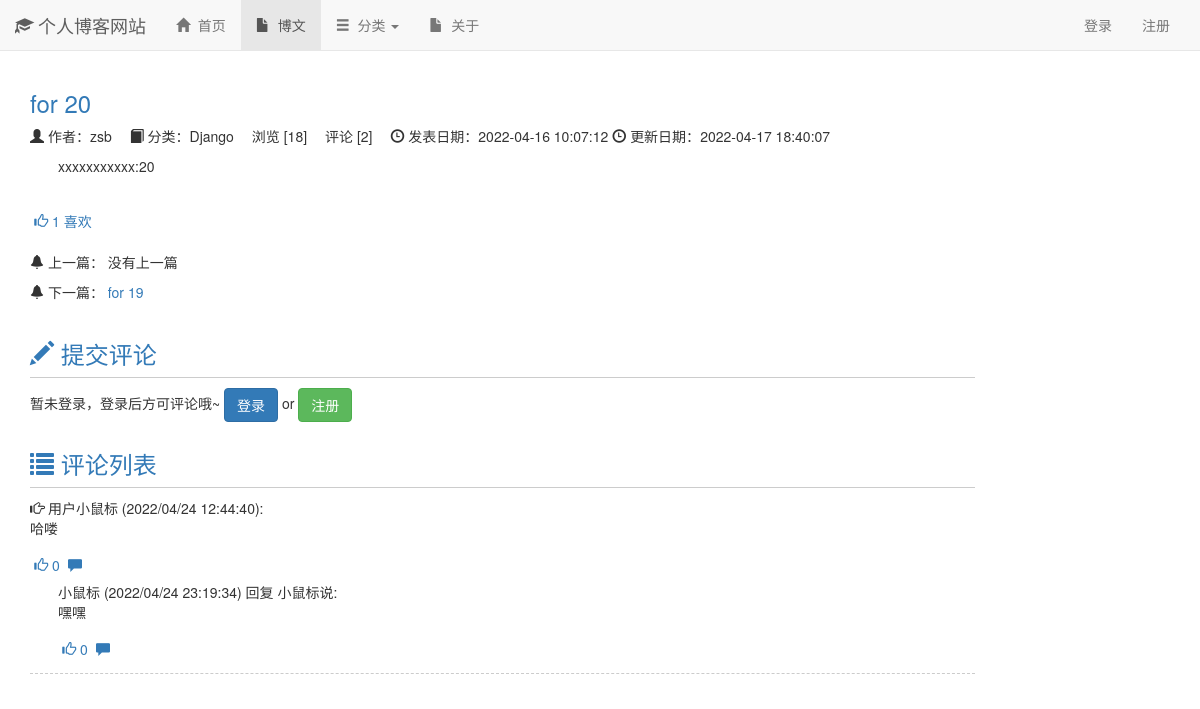
Screenshot of /blog/34 with the database file from the repository.
### blog/models.py (models this page shows, shortened)
class Blog(models.Model, ReadNumExpandMethod):	# 创建博文模型，添加博文字段
	title = models.CharField(max_length = 50)  # 文章标题字段
	blog_type = models.ForeignKey(BlogType, on_delete=models.CASCADE)
	summary = models.TextField()  # 文章摘要字段
	content = RichTextField()				# 文章内容字段
	author = models.ForeignKey(User, on_delete=models.CASCADE) # 文章作者字段
	read_details= GenericRelation(ReadDetail)
	created_time = models.DateTimeField(auto_now_add = True)	# 创建时间字段
	last_updated_time = models.DateTimeField(auto_now = True)	# 最新更新时间字段
	class Meta:
		ordering = ['-created_time']

class BlogType(models.Model): # 博文类型的模型，对博文分类
	type_name = models.CharField(max_length = 15)	# 分类名字段
	def __str__(self):  # 显示类型的名称
		return self.type_name

### read_statistics/models.py (models this page shows)
class ReadNum(models.Model):
    read_num = models.IntegerField(default=0)
    content_type = models.ForeignKey(ContentType, on_delete=models.CASCADE)
    object_id = models.PositiveIntegerField()
    content_object = GenericForeignKey('content_type', 'object_id')

### likes/models.py (models this page shows)
class LikeCount(models.Model):
    content_type = models.ForeignKey(ContentType, on_delete=models.CASCADE)
    object_id = models.PositiveIntegerField()
    content_object = GenericForeignKey('content_type', 'object_id')
    liked_num = models.IntegerField(default=0)

### comment/models.py (models this page shows, shortened)
class Comment(models.Model):
    content_type = models.ForeignKey(ContentType, on_delete=models.CASCADE)
    object_id = models.PositiveIntegerField()
    content_object = GenericForeignKey('content_type', 'object_id')
    text = models.TextField()
    comment_time = models.DateTimeField(auto_now_add=True)
    user = models.ForeignKey(User,  related_name="comments",on_delete=models.CASCADE)
    root = models.ForeignKey('self',related_name='root_comment', null= True, on_delete=models.CASCADE)
    parent = models.ForeignKey('self',related_name='parent_comment', null = True, on_delete=models.CASCADE)
    reply_to = models.ForeignKey(User, related_name="replies",null= True ,on_delete=models.CASCADE)
    class Meta:
        ordering = ['comment_time']

### user/models.py (models this page shows, shortened)
class Profile(models.Model):
    user = models.OneToOneField(User, on_delete=models.CASCADE, verbose_name='昵称')
    nickname = models.CharField(max_length=20)

### blog/views.py (the view)
# urls.py: path('<int:blog_pk>', views.blog_detail, name = "blog_detail"),
def blog_detail(request, blog_pk):  # 该方法显示博文细节内容
    blog = get_object_or_404(Blog, id=blog_pk)  # 根据传递进来的id，获取对应的博文对象，
    read_cookie_key  = read_statistics_one_read(request, blog)
    context = {}
    context['blog'] = blog
    context['blog_types'] = BlogType.objects.all()
    context['previous_blog'] = Blog.objects.filter(created_time__gt=blog.created_time).last()
    context['next_blog'] = Blog.objects.filter(created_time__lt=blog.created_time).first()
    response = render(request,'blog/blog_detail.html', context) # 将对应的博文对象返回到前端页面中
    response.set_cookie(read_cookie_key, 'true') # 已阅读cookie标记
    return response

### comment/templatetags/comment_tags.py (called while the page is built)
@register.simple_tag
def get_comment_count(obj):
    content_type = ContentType.objects.get_for_model(obj)
    return Comment.objects.filter(content_type=content_type, object_id=obj.pk).count()

@register.simple_tag
def get_comment_list(obj):
    content_type = ContentType.objects.get_for_model(obj)
    comments = Comment.objects.filter(content_type=content_type, object_id=obj.pk, parent=None)
    return comments.order_by('-comment_time')

### likes/templatetags/likes_tags.py (called while the page is built)
@register.simple_tag
def get_like_count(obj):
    content_type = ContentType.objects.get_for_model(obj)
    like_count, created = LikeCount.objects.get_or_create(content_type=content_type, object_id=obj.pk)
    return like_count.liked_num

@register.simple_tag(takes_context=True)
def get_like_status(context, obj):
    content_type = ContentType.objects.get_for_model(obj)
    user = context['user']
    if not user.is_authenticated:
        return ''
    if LikeRecord.objects.filter(content_type=content_type, object_id=obj.pk, user=user).exists():
        return 'active'
    else:
        return ''

@register.simple_tag
def get_content_type(obj):
    content_type = ContentType.objects.get_for_model(obj)
    return content_type.model

### read_statistics/models.py (called while the page is built)
	def get_read_num(self):
		try:
			ct = ContentType.objects.get_for_model(self)
			readnum = ReadNum.objects.get(content_type=ct, object_id=self.pk)
			return readnum.read_num
		except exceptions.ObjectDoesNotExist:
			return 0

### read_statistics/utils.py (called while the page is built)
def read_statistics_one_read(request, obj):
    ct = ContentType.objects.get_for_model(obj)
    key = "%s_%s_read" %(ct.model, obj.pk)
    if not request.COOKIES.get(key):
        readnum, created = ReadNum.objects.get_or_create(content_type=ct, object_id=obj.pk)
        readnum.read_num += 1
        readnum.save()
        date = timezone.now().date()
        readDetail, created = ReadDetail.objects.get_or_create(content_type=ct, object_id=obj.pk, date=date)
        readDetail.read_num += 1
        readDetail.save()
    return key

### user/context_processors.py (called while the page is built)
def login_modal_form(request):
    return {'login_modal_form': LoginForm()}

### user/models.py (called while the page is built)
def get_nickname_or_username(self):
    if Profile.objects.filter(user=self).exists():
        profile = Profile.objects.get(user=self)
        return profile.nickname
    else:
        return self.username

### blog/templates/blog/blog_detail.html (shortened to what this page needs)
{% extends 'base.html' %}
{% block nav_blog_active %} active {% endblock %}
{% load staticfiles %}
{% load comment_tags %}
{% load likes_tags %}
{% block header_extends %}
    <link rel="stylesheet" href="{% static 'blog/blog_list.css' %}">
{% endblock%}
{% block content %}
    <div class="container">
        <div class="row">
            <div class="col-xs-10 col-xs-offset-0">
                <h3 class="blog-title">{{ blog.title }}</h3>
                <ul class="blog-info-description">
                    <li>
                        <span class="glyphicon glyphicon-user" aria-hidden="true"></span>
                        作者：{{ blog.author }}
                    </li>
                    <li>
                        <span class="glyphicon glyphicon-book" aria-hidden="true"></span>
                        分类：{{ blog.blog_type }}
                    </li>
                    <li> 浏览&nbsp;[{{ blog.get_read_num}}]</li>
                    <li> 评论&nbsp;[{% get_comment_count blog %}]</li>
                    <li>
                        <span class="glyphicon glyphicon-time" aria-hidden="true"></span>
                        发表日期：{{ blog.created_time|date:"Y-m-d H:i:s" }}
                        <span class="glyphicon glyphicon-time" aria-hidden="true"></span>
                        更新日期：{{ blog.last_updated_time|date:"Y-m-d H:i:s" }}
                    </li>
                </ul>
                <div class="blog-content">{{ blog.content|safe }}</div>
                <div class="like" onclick="likeChange(this,'{% get_content_type blog %}',{{ blog.pk }})">
                   <span class="glyphicon glyphicon-thumbs-up {% get_like_status blog %}"></span>
                    <span class="liked-num">{% get_like_count blog %}</span>
                    <span>喜欢</span>
                </div>
                <div class="blog-more">
                    <p><span class="glyphicon glyphicon-bell" aria-hidden="true"></span>
                        上一篇：
                        {% if previous_blog %}
                            <a href="{% url 'blog_detail' previous_blog.pk %}">
                                {{ previous_blog.title }}</a>
                        {% else %}
                            没有上一篇
                        {% endif %}
                    </p>
                    <p><span class="glyphicon glyphicon-bell" aria-hidden="true"></span>
                        下一篇：
                        {% if next_blog %}
                            <a href="{% url 'blog_detail' next_blog.pk %}">{{ next_blog.title }}</a>
                        {% else %}
                            没有下一篇
                        {% endif %}
                    </p>
                </div>
            </div>
        </div>
        <div class="row">
            <div class="col-xs-10 col-xs-offset-0">
                <div class = "comment-area">
                    <h3 class="comment-area-title">
                        <span class="glyphicon glyphicon-pencil" aria-hidden="true"></span>
                        提交评论</h3>
                    {% if user.is_authenticated %}
                        <form id="comment_form" action="{% url 'update_comment' %}" method = "POST" style="overflow: hidden">
                            <label >{{ user.get_nickname_or_username }},您好！欢迎登录，快去评论吧~</label>
                            <div id="reply_content_container" style="display:none;">
                                <p id="reply_title">回复：</p>
                                <div id="reply_content"></div>
                            </div>
                            {% csrf_token %}
                            {% get_comment_form blog as comment_form %}
                            {% for field in comment_form %}
                                {{ field }}
                            {% endfor %}
                            <span id="comment_error" class="text-danger pull-left"></span>
                            <input type="submit" value="评论" class="btn btn-primary pull-right" >
                        </form>
                    {% else %}
                        暂未登录，登录后方可评论哦~
                        <a class="btn btn-primary" href="{% url 'login' %}?from={{ request.get_full_path}}">登录</a>
                        <span> or </span>
                        <a class="btn btn-success" href="{% url 'register' %}?from={{ request.get_full_path}}">注册</a>
                    {% endif %}
                </div>
                <div class="comment-area">
                    <h3 class="comment-area-title">
                        <span class="glyphicon glyphicon-list" aria-hidden="true"></span>
                        评论列表</h3>
                        <div id="comment_list">
                            {% get_comment_list blog as  comments%}
                            {% for comment in comments %}
                                <div id="root_{{ comment.pk }}" class="comment">
                                    <span class="glyphicon glyphicon-hand-right" aria-hidden="true"></span>
                                    <span>
                                        用户{{comment.user.get_nickname_or_username}}
                                    </span>
                                    <span>
                                        ({{ comment.comment_time|date:"Y/m/d H:i:s"}}):
                                    </span>
                                    <div id="comment_{{ comment.pk }}">
                                        {{comment.text|safe}}
                                    </div>
                                    <div class="like" onclick="likeChange(this,'{% get_content_type comment %}',{{ comment.pk }})">
                                        <span class="glyphicon glyphicon-thumbs-up {% get_like_status comment %}"></span>
                                        <span class="liked-num">{% get_like_count comment %}</span>
                                    </div>
                                    <a href="javascript:reply({{ comment.pk }});">
                                        <span class="glyphicon glyphicon-comment"></span></a>
                                    {% for reply in comment.root_comment.all %}
                                        <div class="reply">
                                            <span>{{ reply.user.get_nickname_or_username }}</span>
                                            <span>({{ reply.comment_time|date:"Y/m/d H:i:s" }})</span>
                                            <span>回复</span>
                                            <span>{{ reply.reply_to.get_nickname_or_username }}说:</span>
                                            <div id="comment_{{ reply.pk }}">
                                                {{ reply.text|safe }}
                                            </div>
                                            <div class="like" onclick="likeChange(this,'{% get_content_type reply %}',{{ reply.pk }})">
                                                <span class="glyphicon glyphicon-thumbs-up {% get_like_status reply %}"></span>
                                                <span class="liked-num">{% get_like_count reply %}</span>
                                            </div>
                                            <a href="javascript:reply({{ reply.pk }});">
                                                <span class="glyphicon glyphicon-comment"></span>
                                            </a>
                                        </div>
                                    {% endfor %}
                                </div>
                            {% empty %}
                                <span id="no_comment">暂无评论</span>
                            {% endfor %}
                        </div>
                </div>
            </div>
        </div>
    </div>
{% endblock %}

### static/base.css (style rules this page uses)
* { margin: 0; padding: 0; }
body { margin-top: 70px!important; }
ul { list-style-type: none!important; }

### blog/static/blog/blog_list.css (style rules this page uses)
ul.blog-info-description { list-style-type: none; }
ul.blog-info-description li { display: inline-block; margin-right: 1em; }
div.blog-content { text-indent: 2em; margin-bottom: 2em; }
div.blog-more { margin-top: 1em; }
div.comment-area { margin-top: 2em; }
h3.comment-area-title { border-bottom: 1px solid #ccc; padding-bottom: 0.4em; color:#337ab7; }
h3.blog-title { color:#337ab7; }
div.comment { border-bottom: 1px dashed #ccc; margin-bottom:0.5em; padding-bottom:0.5em; }
div.reply { margin-left: 2em; }
div.like { color: #337ab7; cursor: pointer; display: inline-block; padding: 0.5em 0.3em; }

### rows the page displays
Blog: title "for 20", author "zsb", blog_type "Django", get_read_num "18", id "2", created_time "2022-04-16 10:07:12", last_updated_time "2022-04-17 18:40:07", content "xxxxxxxxxxx:20", id.liked_num "1"
Blog: title "for 19"
Comment: user.get_nickname_or_username "小鼠标", comment_time "2022/04/24 12:44:40", text "哈喽", id.liked_num "0"
Comment: user.get_nickname_or_username "小鼠标", comment_time "2022/04/24 23:19:34", reply_to.get_nickname_or_username "小鼠标", text "嘿嘿", id.liked_num "0"
